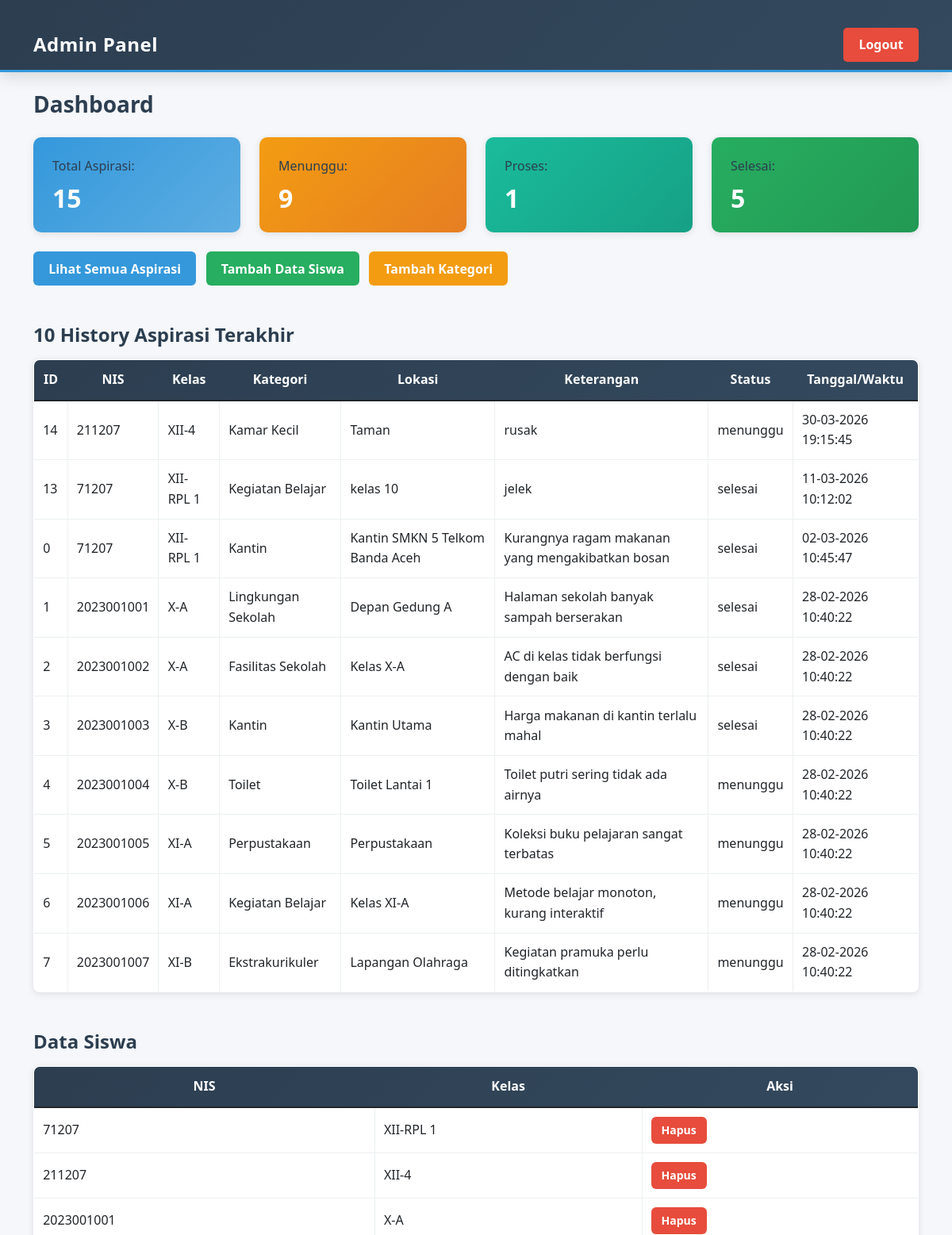
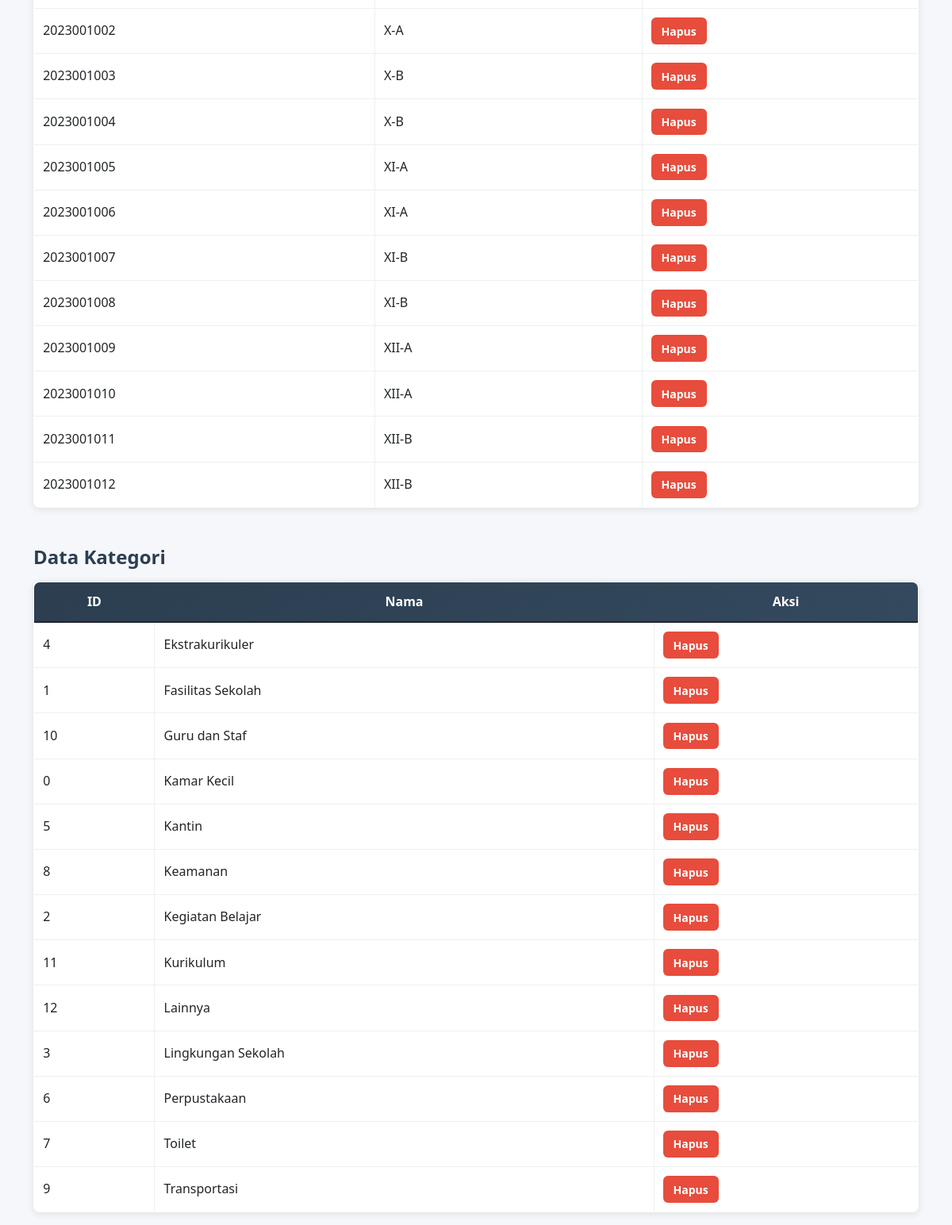
/admin_dashboard.php (signed in), run on the app's committed database (2 pictures, top to bottom).
### tables this page shows
CREATE TABLE `input_aspirasi` (
  `id_pelaporan` int(5) NOT NULL,
  `nis` int(10) NOT NULL,
  `id_kategori` int(5) NOT NULL,
  `lokasi` varchar(50) NOT NULL,
  `ket` varchar(50) NOT NULL,
  `penyelesaian` varchar(255) DEFAULT NULL,
  `status` varchar(50) DEFAULT 'menunggu',
  `tanggal_input` datetime DEFAULT current_timestamp()
);

CREATE TABLE `tb_siswa` (
  `nis` int(10) NOT NULL,
  `kelas` varchar(10) NOT NULL
);

CREATE TABLE `tb_kategori` (
  `id_kategori` int(5) NOT NULL,
  `ket_kategori` varchar(30) NOT NULL
);

### admin_dashboard.php (the view, shortened to what this page needs)
<?php
include "koneksi.php";
$total = mysqli_fetch_assoc(mysqli_query($conn, "SELECT COUNT(*) AS jml FROM input_aspirasi"))['jml'];
$menunggu = mysqli_fetch_assoc(mysqli_query($conn, "SELECT COUNT(*) AS jml FROM input_aspirasi WHERE status='menunggu'"))['jml'];
$proses = mysqli_fetch_assoc(mysqli_query($conn, "SELECT COUNT(*) AS jml FROM input_aspirasi WHERE status='proses'"))['jml'];
$selesai = mysqli_fetch_assoc(mysqli_query($conn, "SELECT COUNT(*) AS jml FROM input_aspirasi WHERE status='selesai'"))['jml'];
$students = mysqli_query($conn, "SELECT * FROM tb_siswa ORDER BY nis");
$categories = mysqli_query($conn, "SELECT * FROM tb_kategori ORDER BY ket_kategori");
$aspirasi_history = mysqli_query($conn, "
    SELECT a.*, k.ket_kategori, s.kelas
    FROM input_aspirasi a
    JOIN tb_kategori k ON a.id_kategori = k.id_kategori
    JOIN tb_siswa s ON a.nis = s.nis
    ORDER BY a.tanggal_input DESC
    LIMIT 10
");
?>
<!DOCTYPE html>
<html>
<head>
    <link rel="stylesheet" href="bootstrap.min.css">
    <link rel="stylesheet" href="style.css">
</head>
<body>
<nav class="navbar navbar-dark bg-dark">
    <div class="container">
        <span class="navbar-brand">Admin Panel</span>
        <a href="admin_logout.php" class="btn btn-danger">Logout</a>
    </div>
</nav>
<div class="container mt-4">
    <h3>Dashboard</h3>
    <div class="row mt-4">
        <div class="col-md-3">
            <div class="card text-bg-primary">
                <div class="card-body">
                    Total Aspirasi: <h3><?= $total ?></h3>
                </div>
            </div>
        </div>
        <div class="col-md-3">
            <div class="card text-bg-warning">
                <div class="card-body">
                    Menunggu: <h3><?= $menunggu ?></h3>
                </div>
            </div>
        </div>
        <div class="col-md-3">
            <div class="card text-bg-info">
                <div class="card-body">
                    Proses: <h3><?= $proses ?></h3>
                </div>
            </div>
        </div>
        <div class="col-md-3">
            <div class="card text-bg-success">
                <div class="card-body">
                    Selesai: <h3><?= $selesai ?></h3>
                </div>
            </div>
        </div>
    </div>
    <a href="admin_aspirasi_list.php" class="btn btn-primary mt-4">Lihat Semua Aspirasi</a>
    <a href="admin_siswa_add.php" class="btn btn-success mt-4 ms-2">Tambah Data Siswa</a>
    <a href="admin_kategori_add.php" class="btn btn-warning mt-4 ms-2">Tambah Kategori</a>
    <h4 class="mt-5">10 History Aspirasi Terakhir</h4>
    <table class="table table-bordered table-sm">
        <thead>
            <tr>
                <th>ID</th>
                <th>NIS</th>
                <th>Kelas</th>
                <th>Kategori</th>
                <th>Lokasi</th>
                <th>Keterangan</th>
                <th>Status</th>
                <th>Tanggal/Waktu</th>
            </tr>
        </thead>
        <tbody>
            <?php while ($h = mysqli_fetch_assoc($aspirasi_history)) { ?>
            <tr>
                <td><?= $h['id_pelaporan'] ?></td>
                <td><?= $h['nis'] ?></td>
                <td><?= $h['kelas'] ?></td>
                <td><?= $h['ket_kategori'] ?></td>
                <td><?= $h['lokasi'] ?></td>
                <td><?= $h['ket'] ?></td>
                <td><?= $h['status'] ?></td>
                <td><?= date('d-m-Y H:i:s', strtotime($h['tanggal_input'])) ?></td>
            </tr>
            <?php } ?>
        </tbody>
    </table>
    <h4 class="mt-5">Data Siswa</h4>
    <table class="table table-bordered table-sm">
        <thead>
            <tr>
                <th>NIS</th>
                <th>Kelas</th>
                <th>Aksi</th>
            </tr>
        </thead>
        <tbody>
            <?php while ($row = mysqli_fetch_assoc($students)) { ?>
            <tr>
                <td><?= $row['nis'] ?></td>
                <td><?= $row['kelas'] ?></td>
                <td>
                    <a href="admin_dashboard.php?del_nis=<?= $row['nis'] ?>" class="btn btn-danger btn-sm" onclick="return confirm('Hapus siswa <?= $row['nis'] ?>?');">Hapus</a>
                </td>
            </tr>
            <?php } ?>
        </tbody>
    </table>
    <h4 class="mt-5">Data Kategori</h4>
    <table class="table table-bordered table-sm">
        <thead>
            <tr>
                <th>ID</th>
                <th>Nama</th>
                <th>Aksi</th>
            </tr>
        </thead>
        <tbody>
            <?php while ($cat = mysqli_fetch_assoc($categories)) { ?>
            <tr>
                <td><?= $cat['id_kategori'] ?></td>
                <td><?= $cat['ket_kategori'] ?></td>
                <td>
                    <a href="admin_dashboard.php?del_cat=<?= $cat['id_kategori'] ?>" class="btn btn-danger btn-sm" onclick="return confirm('Hapus kategori ini?');">Hapus</a>
                </td>
            </tr>
            <?php } ?>
        </tbody>
    </table>
</div>
</body>
</html>

### style.css (style rules this page uses)
:root { --primary-color: #2c3e50; --primary-light: #34495e; --accent-color: #3498db; --accent-light: #5dade2; --success-color: #27ae60; --warning-color: #f39c12; --danger-color: #e74c3c; --info-color: #1abc9c; --light-bg: #ecf0f1; --border-color: #bdc3c7; --text-dark: #2c3e50; --text-light: #7f8c8d; --shadow: 0 2px 10px rgba(0, 0, 0, 0.1); --shadow-lg: 0 4px 20px rgba(0, 0, 0, 0.15); }
* { margin: 0; padding: 0; box-sizing: border-box; }
body { font-family: 'Segoe UI', Tahoma, Geneva, Verdana, sans-serif; background-color: #f5f7fa; color: var(--text-dark); line-height: 1.6; }
.navbar { background: linear-gradient(135deg, var(--primary-color) 0%, var(--primary-light) 100%) !important; box-shadow: var(--shadow-lg); border-bottom: 3px solid var(--accent-color); }
.navbar-brand { font-size: 1.5rem; font-weight: 700; letter-spacing: 0.5px; }
.navbar .btn { border-radius: 5px; font-weight: 600; transition: all 0.3s ease; }
.container { margin-top: 1.5rem; }
h1, h2, h3, h4, h5, h6 { color: var(--primary-color); font-weight: 700; margin-bottom: 1rem; }
.card { border: none; border-radius: 10px; box-shadow: var(--shadow); transition: all 0.3s ease; overflow: hidden; }
.card.text-bg-primary { background: linear-gradient(135deg, var(--accent-color) 0%, var(--accent-light) 100%) !important; }
.card.text-bg-warning { background: linear-gradient(135deg, var(--warning-color) 0%, #e67e22 100%) !important; }
.card.text-bg-info { background: linear-gradient(135deg, var(--info-color) 0%, #16a085 100%) !important; }
.card.text-bg-success { background: linear-gradient(135deg, var(--success-color) 0%, #229954 100%) !important; }
.card-body { padding: 1.5rem; }
.card-body h3 { margin-top: 0.5rem; margin-bottom: 0; font-size: 2rem; color: white; }
.btn { border: none; border-radius: 6px; font-weight: 600; transition: all 0.3s ease; padding: 0.6rem 1.2rem; cursor: pointer; }
.btn-primary { background-color: var(--accent-color); color: white; }
.btn-success { background-color: var(--success-color); color: white; }
.btn-warning { background-color: var(--warning-color); color: white; }
.btn-danger { background-color: var(--danger-color); color: white; }
.btn-sm { padding: 0.4rem 0.8rem; font-size: 0.875rem; }
.table { border-collapse: collapse; background-color: white; border-radius: 8px; overflow: hidden; box-shadow: var(--shadow); }
.table thead { background: linear-gradient(135deg, var(--primary-color) 0%, var(--primary-light) 100%); color: white; }
.table thead th { border: none; padding: 1rem; font-weight: 700; text-align: center; }
.table tbody td { padding: 0.9rem; border-color: var(--light-bg); vertical-align: middle; }
.table tbody tr { border-bottom: 1px solid var(--light-bg); transition: all 0.3s ease; }
.table-bordered { border: 1px solid var(--light-bg); }
.table-sm thead th { padding: 0.75rem; }
.table-sm tbody td { padding: 0.7rem; }
.ms-2 { margin-left: 0.5rem; }
.mt-4 { margin-top: 1.5rem; }
.mt-5 { margin-top: 3rem; }

### data on the page
input_aspirasi: id_pelaporan "14", nis "211207", nis.kelas "XII-4", id_kategori.ket_kategori "Kamar Kecil", lokasi "Taman", ket "rusak", status "menunggu", tanggal_input "30-03-2026 19:15:45"
input_aspirasi: id_pelaporan "13", nis "71207", nis.kelas "XII-RPL 1", id_kategori.ket_kategori "Kegiatan Belajar", lokasi "kelas 10", ket "jelek", status "selesai", tanggal_input "11-03-2026 10:12:02"
input_aspirasi: id_pelaporan "0", nis "71207", nis.kelas "XII-RPL 1", id_kategori.ket_kategori "Kantin", lokasi "Kantin SMKN 5 Telkom Banda Aceh", ket "Kurangnya ragam makanan yang mengakibatkan bosan", status "selesai", tanggal_input "02-03-2026 10:45:47"
input_aspirasi: id_pelaporan "1", nis "2023001001", nis.kelas "X-A", id_kategori.ket_kategori "Lingkungan Sekolah", lokasi "Depan Gedung A", ket "Halaman sekolah banyak sampah berserakan", status "selesai", tanggal_input "28-02-2026 10:40:22"
input_aspirasi: id_pelaporan "2", nis "2023001002", nis.kelas "X-A", id_kategori.ket_kategori "Fasilitas Sekolah", lokasi "Kelas X-A", ket "AC di kelas tidak berfungsi dengan baik", status "selesai", tanggal_input "28-02-2026 10:40:22"
input_aspirasi: id_pelaporan "3", nis "2023001003", nis.kelas "X-B", id_kategori.ket_kategori "Kantin", lokasi "Kantin Utama", ket "Harga makanan di kantin terlalu mahal", status "selesai", tanggal_input "28-02-2026 10:40:22"
input_aspirasi: id_pelaporan "4", nis "2023001004", nis.kelas "X-B", id_kategori.ket_kategori "Toilet", lokasi "Toilet Lantai 1", ket "Toilet putri sering tidak ada airnya", status "menunggu", tanggal_input "28-02-2026 10:40:22"
input_aspirasi: id_pelaporan "5", nis "2023001005", nis.kelas "XI-A", id_kategori.ket_kategori "Perpustakaan", lokasi "Perpustakaan", ket "Koleksi buku pelajaran sangat terbatas", status "menunggu", tanggal_input "28-02-2026 10:40:22"
input_aspirasi: id_pelaporan "6", nis "2023001006", nis.kelas "XI-A", id_kategori.ket_kategori "Kegiatan Belajar", lokasi "Kelas XI-A", ket "Metode belajar monoton, kurang interaktif", status "menunggu", tanggal_input "28-02-2026 10:40:22"
input_aspirasi: id_pelaporan "7", nis "2023001007", nis.kelas "XI-B", id_kategori.ket_kategori "Ekstrakurikuler", lokasi "Lapangan Olahraga", ket "Kegiatan pramuka perlu ditingkatkan", status "menunggu", tanggal_input "28-02-2026 10:40:22"
tb_siswa: nis "71207", kelas "XII-RPL 1"
tb_siswa: nis "211207", kelas "XII-4"
tb_siswa: nis "2023001001", kelas "X-A"
tb_siswa: nis "2023001002", kelas "X-A"
tb_siswa: nis "2023001003", kelas "X-B"
tb_siswa: nis "2023001004", kelas "X-B"
tb_siswa: nis "2023001005", kelas "XI-A"
tb_siswa: nis "2023001006", kelas "XI-A"
tb_siswa: nis "2023001007", kelas "XI-B"
tb_siswa: nis "2023001008", kelas "XI-B"
tb_siswa: nis "2023001009", kelas "XII-A"
tb_siswa: nis "2023001010", kelas "XII-A"
tb_siswa: nis "2023001011", kelas "XII-B"
tb_siswa: nis "2023001012", kelas "XII-B"
tb_kategori: id_kategori "4", ket_kategori "Ekstrakurikuler"
tb_kategori: id_kategori "1", ket_kategori "Fasilitas Sekolah"
tb_kategori: id_kategori "10", ket_kategori "Guru dan Staf"
tb_kategori: id_kategori "0", ket_kategori "Kamar Kecil"
tb_kategori: id_kategori "5", ket_kategori "Kantin"
tb_kategori: id_kategori "8", ket_kategori "Keamanan"
tb_kategori: id_kategori "2", ket_kategori "Kegiatan Belajar"
tb_kategori: id_kategori "11", ket_kategori "Kurikulum"
tb_kategori: id_kategori "12", ket_kategori "Lainnya"
tb_kategori: id_kategori "3", ket_kategori "Lingkungan Sekolah"
tb_kategori: id_kategori "6", ket_kategori "Perpustakaan"
tb_kategori: id_kategori "7", ket_kategori "Toilet"
tb_kategori: id_kategori "9", ket_kategori "Transportasi"

### other printed values
$total "15"
$menunggu "9"
$proses "1"
$selesai "5"
